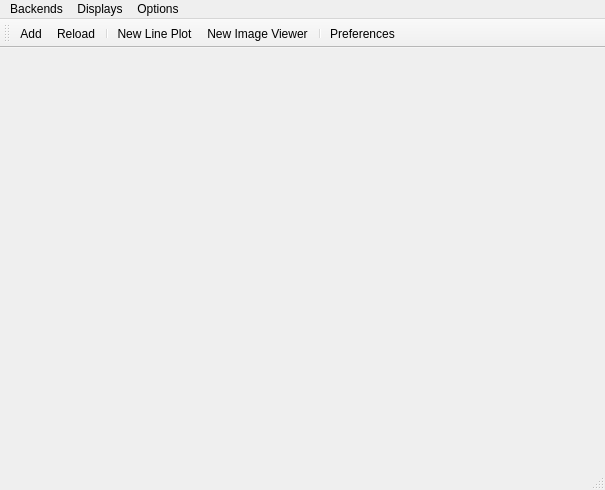
<?xml version="1.0" encoding="UTF-8"?>
<ui version="4.0">
 <class>MainWindow</class>
 <widget class="QMainWindow" name="MainWindow">
  <property name="geometry">
   <rect>
    <x>0</x>
    <y>0</y>
    <width>605</width>
    <height>490</height>
   </rect>
  </property>
  <property name="windowTitle">
   <string>MainWindow</string>
  </property>
  <widget class="QWidget" name="centralwidget">
   <layout class="QVBoxLayout" name="verticalLayout">
    <item>
     <widget class="QStackedWidget" name="stackedWidget">
      <property name="currentIndex">
       <number>1</number>
      </property>
      <widget class="QWidget" name="_plotdata_widget"/>
      <widget class="QWidget" name="page_2"/>
     </widget>
    </item>
   </layout>
  </widget>
  <widget class="QMenuBar" name="menubar">
   <property name="geometry">
    <rect>
     <x>0</x>
     <y>0</y>
     <width>605</width>
     <height>22</height>
    </rect>
   </property>
   <widget class="QMenu" name="_backends_menu">
    <property name="title">
     <string>Backends</string>
    </property>
    <addaction name="_add_backend_action"/>
    <addaction name="_reload_backend_action"/>
    <addaction name="separator"/>
   </widget>
   <widget class="QMenu" name="_displays_menu">
    <property name="title">
     <string>Displays</string>
    </property>
    <addaction name="_new_plot_action"/>
    <addaction name="_new_image_action"/>
   </widget>
   <widget class="QMenu" name="_options_menu">
    <property name="title">
     <string>Options</string>
    </property>
    <addaction name="_preferences_action"/>
   </widget>
   <addaction name="_backends_menu"/>
   <addaction name="_displays_menu"/>
   <addaction name="_options_menu"/>
  </widget>
  <widget class="QStatusBar" name="statusbar"/>
  <widget class="QToolBar" name="toolBar">
   <property name="windowTitle">
    <string>toolBar</string>
   </property>
   <attribute name="toolBarArea">
    <enum>TopToolBarArea</enum>
   </attribute>
   <attribute name="toolBarBreak">
    <bool>false</bool>
   </attribute>
   <addaction name="_add_backend_action"/>
   <addaction name="_reload_backend_action"/>
   <addaction name="separator"/>
   <addaction name="_new_plot_action"/>
   <addaction name="_new_image_action"/>
   <addaction name="separator"/>
   <addaction name="_preferences_action"/>
  </widget>
  <action name="_add_backend_action">
   <property name="icon">
    <iconset resource="../images/resources.qrc">
     <normaloff>:/svg_icons/add_backend.svg</normaloff>:/svg_icons/add_backend.svg</iconset>
   </property>
   <property name="text">
    <string>Add</string>
   </property>
   <property name="toolTip">
    <string>Add Backend</string>
   </property>
  </action>
  <action name="_reload_backend_action">
   <property name="icon">
    <iconset resource="../images/resources.qrc">
     <normaloff>:/svg_icons/reload_backend.svg</normaloff>
     <normalon>:/svg_icons/reload_backend_pressed.svg</normalon>:/svg_icons/reload_backend.svg</iconset>
   </property>
   <property name="text">
    <string>Reload</string>
   </property>
   <property name="toolTip">
    <string>Reload Backends</string>
   </property>
  </action>
  <action name="_new_plot_action">
   <property name="icon">
    <iconset resource="../images/resources.qrc">
     <normaloff>:/svg_icons/add_line_plot.svg</normaloff>:/svg_icons/add_line_plot.svg</iconset>
   </property>
   <property name="text">
    <string>New Line Plot</string>
   </property>
  </action>
  <action name="_new_image_action">
   <property name="icon">
    <iconset resource="../images/resources.qrc">
     <normaloff>:/svg_icons/add_image_plot.svg</normaloff>:/svg_icons/add_image_plot.svg</iconset>
   </property>
   <property name="text">
    <string>New Image Viewer</string>
   </property>
  </action>
  <action name="_preferences_action">
   <property name="icon">
    <iconset resource="../images/resources.qrc">
     <normaloff>:/svg_icons/settings.svg</normaloff>:/svg_icons/settings.svg</iconset>
   </property>
   <property name="text">
    <string>Preferences</string>
   </property>
  </action>
 </widget>
 <resources>
  <include location="../images/resources.qrc"/>
 </resources>
 <connections>
  <connection>
   <sender>_add_backend_action</sender>
   <signal>triggered()</signal>
   <receiver>MainWindow</receiver>
   <slot>_add_backend_triggered()</slot>
   <hints>
    <hint type="sourcelabel">
     <x>-1</x>
     <y>-1</y>
    </hint>
    <hint type="destinationlabel">
     <x>302</x>
     <y>244</y>
    </hint>
   </hints>
  </connection>
  <connection>
   <sender>_new_image_action</sender>
   <signal>triggered()</signal>
   <receiver>MainWindow</receiver>
   <slot>_new_display_triggered()</slot>
   <hints>
    <hint type="sourcelabel">
     <x>-1</x>
     <y>-1</y>
    </hint>
    <hint type="destinationlabel">
     <x>302</x>
     <y>244</y>
    </hint>
   </hints>
  </connection>
  <connection>
   <sender>_new_plot_action</sender>
   <signal>triggered()</signal>
   <receiver>MainWindow</receiver>
   <slot>_new_display_triggered()</slot>
   <hints>
    <hint type="sourcelabel">
     <x>-1</x>
     <y>-1</y>
    </hint>
    <hint type="destinationlabel">
     <x>302</x>
     <y>244</y>
    </hint>
   </hints>
  </connection>
  <connection>
   <sender>_reload_backend_action</sender>
   <signal>triggered()</signal>
   <receiver>MainWindow</receiver>
   <slot>_reload_backend_triggered()</slot>
   <hints>
    <hint type="sourcelabel">
     <x>-1</x>
     <y>-1</y>
    </hint>
    <hint type="destinationlabel">
     <x>302</x>
     <y>244</y>
    </hint>
   </hints>
  </connection>
  <connection>
   <sender>_preferences_action</sender>
   <signal>triggered()</signal>
   <receiver>MainWindow</receiver>
   <slot>_preferences_clicked()</slot>
   <hints>
    <hint type="sourcelabel">
     <x>-1</x>
     <y>-1</y>
    </hint>
    <hint type="destinationlabel">
     <x>302</x>
     <y>244</y>
    </hint>
   </hints>
  </connection>
 </connections>
 <slots>
  <slot>_add_backend_triggered()</slot>
  <slot>_reload_backend_triggered()</slot>
  <slot>_new_display_triggered()</slot>
  <slot>_preferences_clicked()</slot>
 </slots>
</ui>
